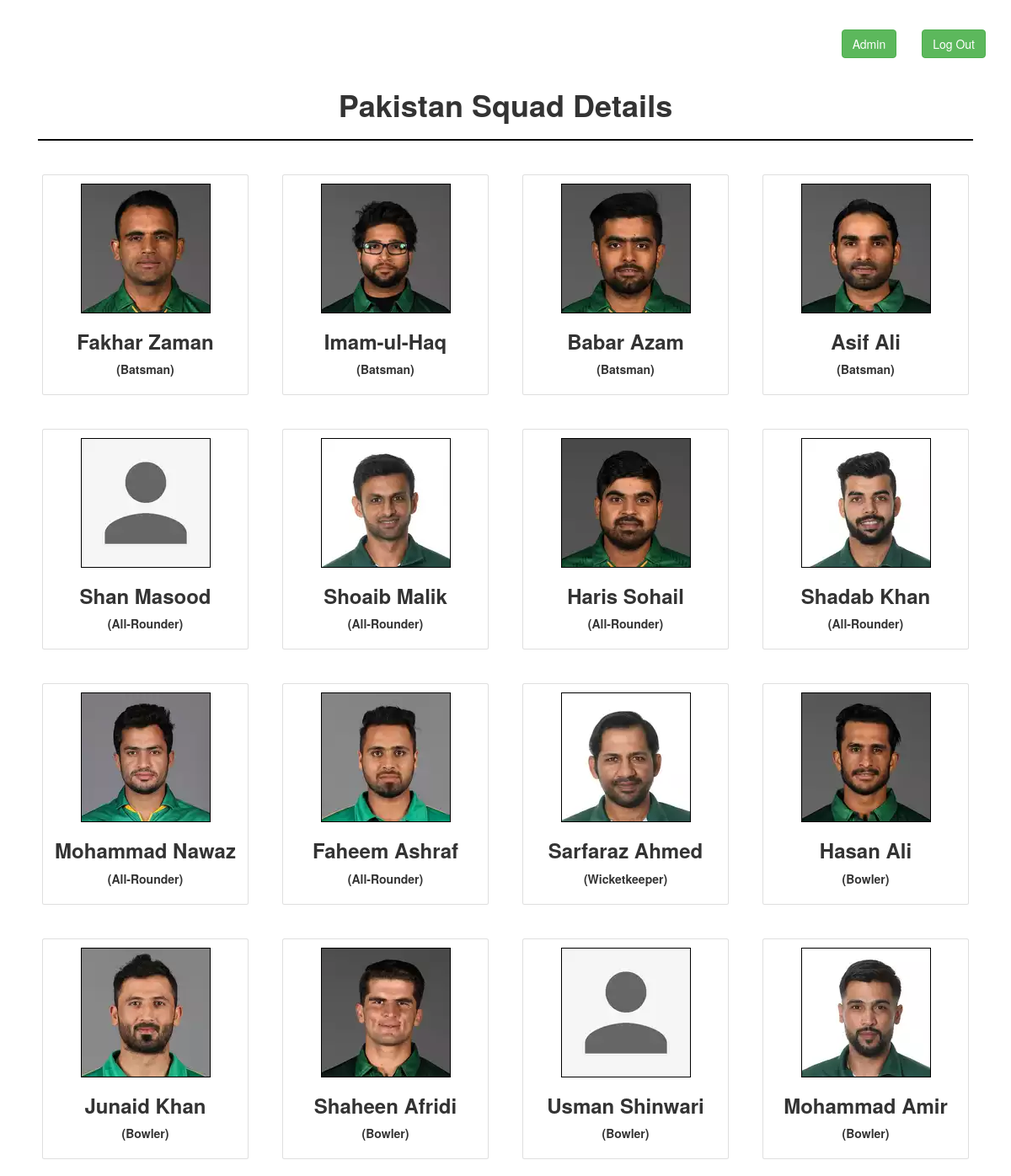
Page /home/Pakistan (signed in) on the committed database.
### Application/models.py (models this page shows)
class player_stats(db.Model):
    id = db.Column(db.Integer(), primary_key=True)
    name = db.Column(db.String(100), nullable=False)
    country = db.Column(db.String(100), nullable=False)
    date_of_birth = db.Column(db.String(100), nullable=False)
    age = db.Column(db.String(100), nullable=False)
    image = db.Column(db.String(100), nullable=False)
    role = db.Column(db.String(100), nullable=False)
    test_matches = db.Column(db.String(100), nullable=False)
    odi_matches = db.Column(db.String(100), nullable=False)
    t20_matches = db.Column(db.String(100), nullable=False)

### Application/routes.py (the view)
@app.route('/home/<team_name>', methods=['GET', 'POST'])
def team_profile(team_name):
    if current_user.is_authenticated:
        player = player_stats.query.filter_by(country=team_name).all()
        title = team_name
        return render_template('team.html', player=player, title=title)
    else:
        flash("Please Login To Continue....")

### Application/models.py (called while the page is built)
@login_manager.user_loader
def load_user(user_id):
    return User.query.get(int(user_id))

### Application/Templates/team.html (shortened to what this page needs)
{% extends 'base.html' %}
{% block content %}
<div class="container">
    <h1 style="text-align:center"><b>{{ title }} Squad Details</b></h1>
    <hr style="border: 1px solid black; background-color:black">
    <div class="row">
        {% for player in player %}
        <div class="col-md-3" style="padding:20px">
            <div class="card" style="padding:10px">
                <center>
                    <a href="{{url_for('player_profile', team_name=player.country, player_name=player.name)}}">
                        <img src="{{ player.image }}.webp" style="border:1px solid black"></a>
                    <br>
                    <h3><b>{{ player.name }}</b></h3>
                    <p><b>({{ player.role }})</b></p>
                </center>
            </div>
        </div>
        {% endfor %}
    </div>
</div>
{% endblock %}

### rows in the picture
player_stats: image (picture), name "Fakhar Zaman", role "Batsman"
player_stats: image (picture), name "Imam-ul-Haq", role "Batsman"
player_stats: image (picture), name "Babar Azam", role "Batsman"
player_stats: image (picture), name "Asif Ali", role "Batsman"
player_stats: image (picture), name "Shan Masood", role "All-Rounder"
player_stats: image (picture), name "Shoaib Malik", role "All-Rounder"
player_stats: image (picture), name "Haris Sohail", role "All-Rounder"
player_stats: image (picture), name "Shadab Khan", role "All-Rounder"
player_stats: image (picture), name "Mohammad Nawaz", role "All-Rounder"
player_stats: image (picture), name "Faheem Ashraf", role "All-Rounder"
player_stats: image (picture), name "Sarfaraz Ahmed", role "Wicketkeeper"
player_stats: image (picture), name "Hasan Ali", role "Bowler"
player_stats: image (picture), name "Junaid Khan", role "Bowler"
player_stats: image (picture), name "Shaheen Afridi", role "Bowler"
player_stats: image (picture), name "Usman Shinwari", role "Bowler"
player_stats: image (picture), name "Mohammad Amir", role "Bowler"

### other values in the picture
{{ title }} "Pakistan"
